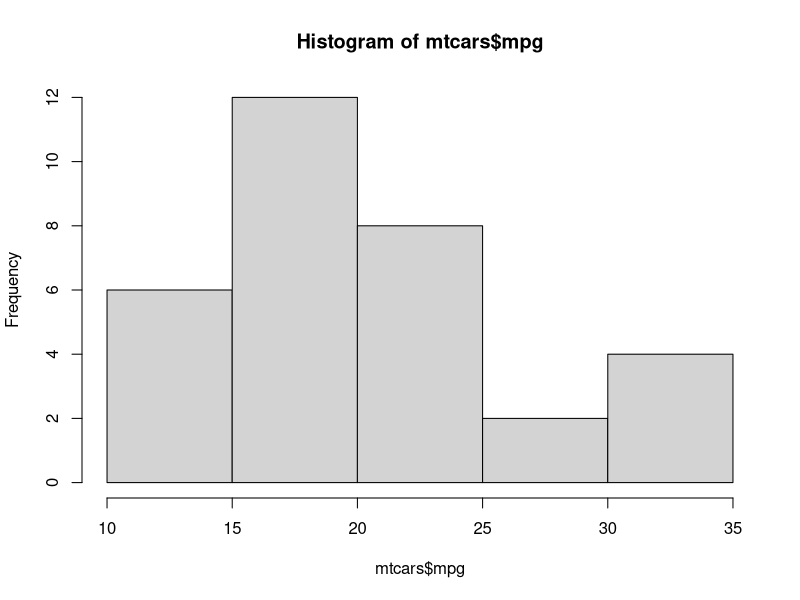
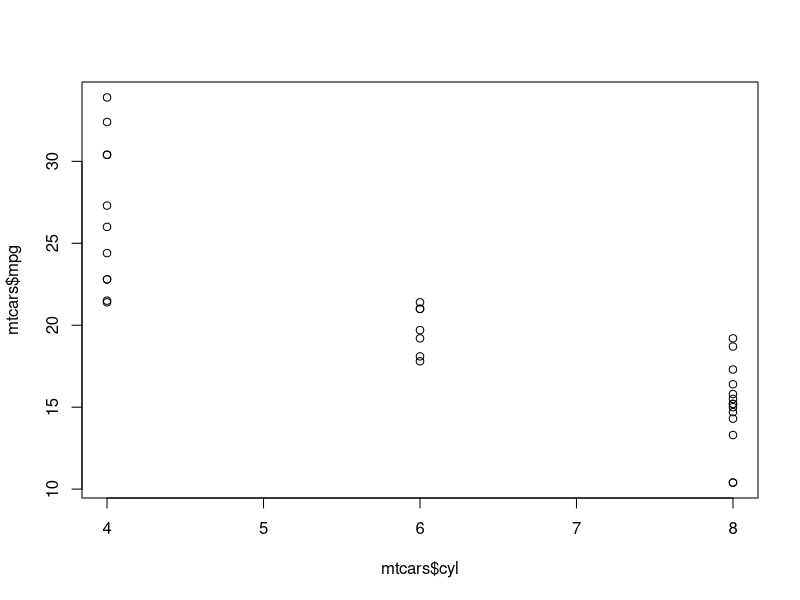
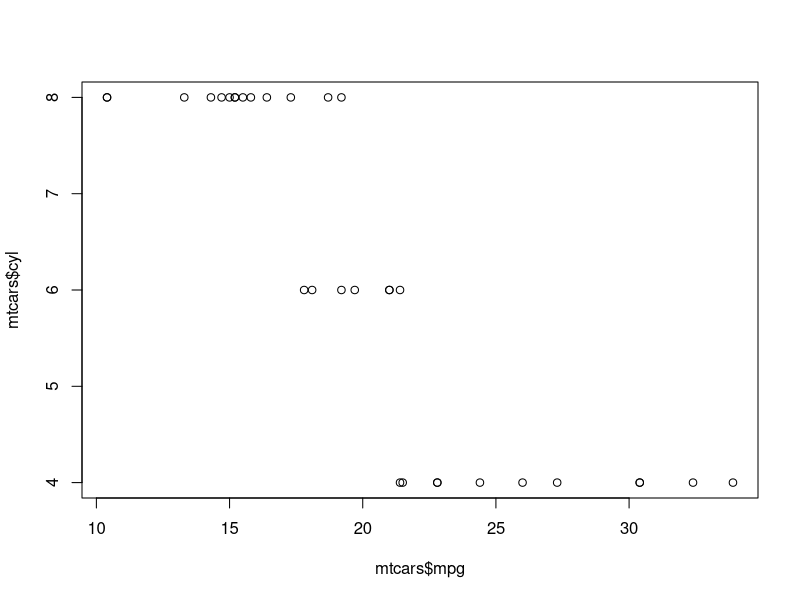
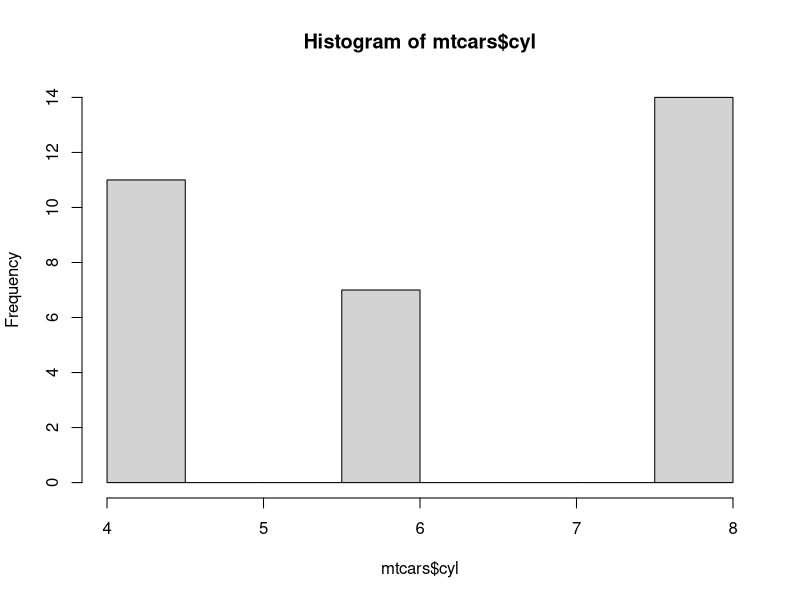
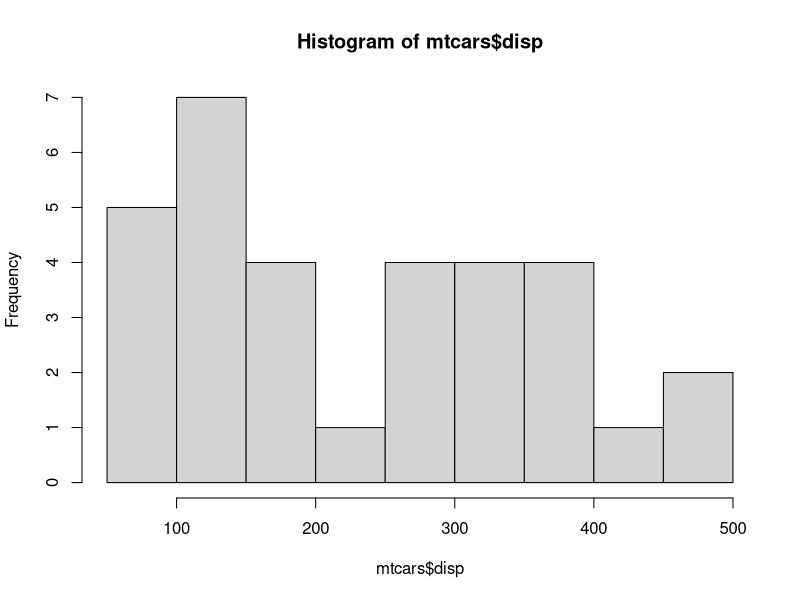
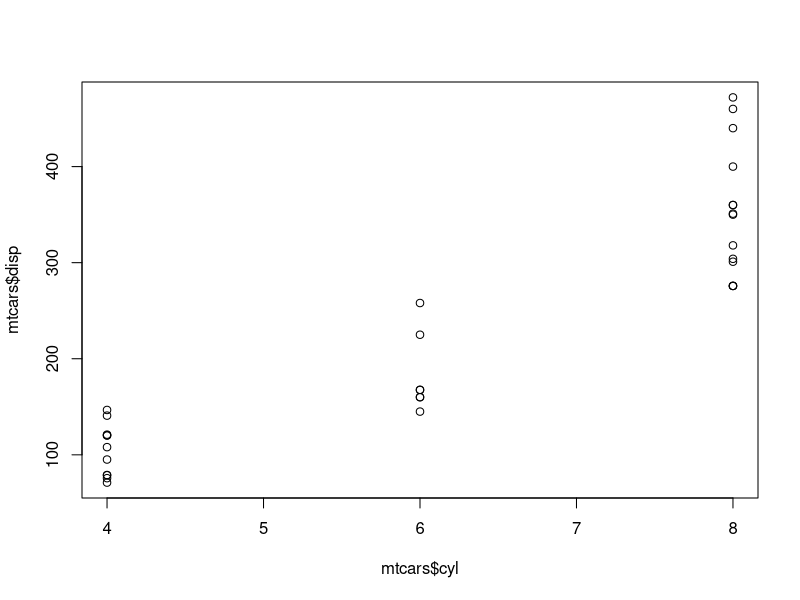
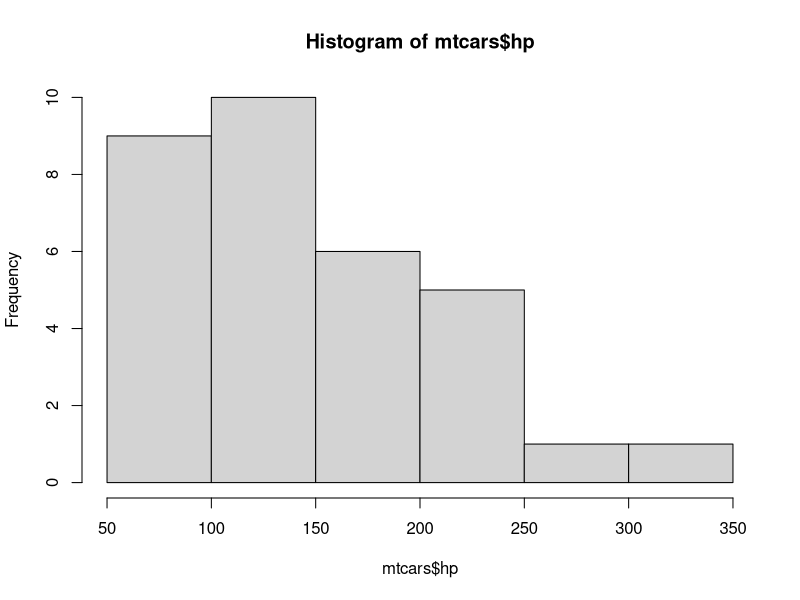

The R script that drew these images, in order:
## ---- chunk 1
knitr::opts_chunk$set(echo = TRUE)
knitr::opts_chunk$set(fig.width=8, fig.height=6)
## ---- chunk 2
data(mtcars)
head(mtcars)
summary(mtcars)
hist(mtcars$mpg)
plot(mtcars$mpg ~ mtcars$cyl)
plot(mtcars$cyl ~ mtcars$mpg)
hist(mtcars$cyl)
hist(mtcars$disp)
plot(mtcars$disp ~ mtcars$cyl)
hist(mtcars$hp)
